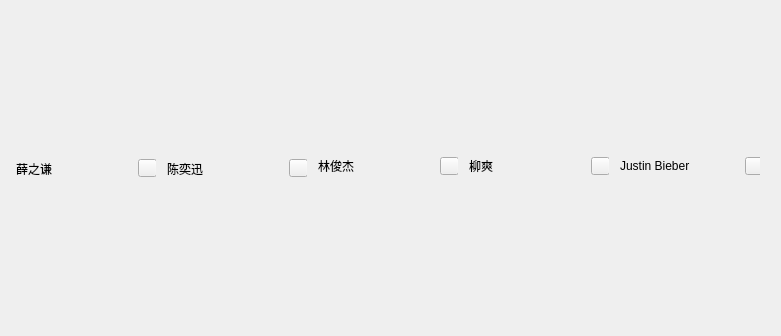
        <widget class="QWidget" name="gridLayoutWidget_2">
         <property name="geometry">
          <rect>
           <x>0</x>
           <y>160</y>
           <width>781</width>
           <height>316</height>
          </rect>
         </property>
         <layout class="QGridLayout" name="gridLayout_2">
          <property name="verticalSpacing">
           <number>2</number>
          </property>
          <item row="1" column="3">
           <widget class="QWidget" name="widgetSingerS4" native="true">
            <property name="minimumSize">
             <size>
              <width>0</width>
              <height>30</height>
             </size>
            </property>
            <property name="maximumSize">
             <size>
              <width>16777215</width>
              <height>30</height>
             </size>
            </property>
            <widget class="QWidget" name="layoutWidget_9">
             <property name="geometry">
              <rect>
               <x>0</x>
               <y>0</y>
               <width>141</width>
               <height>26</height>
              </rect>
             </property>
             <layout class="QHBoxLayout" name="horizontalLayout_24">
              <item>
               <widget class="QLabel" name="labSinger3">
                <property name="font">
                 <font>
                  <family>Microsoft YaHei UI</family>
                 </font>
                </property>
                <property name="text">
                 <string>柳爽</string>
                </property>
               </widget>
              </item>
              <item>
               <spacer name="horizontalSpacer_17">
                <property name="orientation">
                 <enum>Qt::Horizontal</enum>
                </property>
                <property name="sizeHint" stdset="0">
                 <size>
                  <width>68</width>
                  <height>20</height>
                 </size>
                </property>
               </spacer>
              </item>
              <item>
               <widget class="QPushButton" name="ptnSinger3">
                <property name="maximumSize">
                 <size>
                  <width>19</width>
                  <height>18</height>
                 </size>
                </property>
                <property name="text">
                 <string/>
                </property>
               </widget>
              </item>
             </layout>
            </widget>
           </widget>
          </item>
          <item row="1" column="4">
           <widget class="QWidget" name="widgetSingerS4_2" native="true">
            <property name="minimumSize">
             <size>
              <width>0</width>
              <height>30</height>
             </size>
            </property>
            <property name="maximumSize">
             <size>
              <width>16777215</width>
              <height>30</height>
             </size>
            </property>
            <widget class="QWidget" name="layoutWidget_10">
             <property name="geometry">
              <rect>
               <x>0</x>
               <y>0</y>
               <width>144</width>
               <height>26</height>
              </rect>
             </property>
             <layout class="QHBoxLayout" name="horizontalLayout_25">
              <item>
               <widget class="QLabel" name="labSinger4">
                <property name="font">
                 <font>
                  <family>Microsoft YaHei UI</family>
                 </font>
                </property>
                <property name="text">
                 <string>Justin Bieber</string>
                </property>
               </widget>
              </item>
              <item>
               <spacer name="horizontalSpacer_18">
                <property name="orientation">
                 <enum>Qt::Horizontal</enum>
                </property>
                <property name="sizeHint" stdset="0">
                 <size>
                  <width>68</width>
                  <height>20</height>
                 </size>
                </property>
               </spacer>
              </item>
              <item>
               <widget class="QPushButton" name="ptnSinger4">
                <property name="maximumSize">
                 <size>
                  <width>19</width>
                  <height>18</height>
                 </size>
                </property>
                <property name="text">
                 <string/>
                </property>
               </widget>
              </item>
             </layout>
            </widget>
           </widget>
          </item>
          <item row="1" column="2">
           <widget class="QWidget" name="widgetSingerS2" native="true">
            <property name="minimumSize">
             <size>
              <width>0</width>
              <height>30</height>
             </size>
            </property>
            <property name="maximumSize">
             <size>
              <width>16777215</width>
              <height>30</height>
             </size>
            </property>
            <widget class="QWidget" name="layoutWidget_11">
             <property name="geometry">
              <rect>
               <x>0</x>
               <y>0</y>
               <width>141</width>
               <height>26</height>
              </rect>
             </property>
             <layout class="QHBoxLayout" name="horizontalLayout_26">
              <item>
               <widget class="QLabel" name="labSinger2">
                <property name="font">
                 <font>
                  <family>Microsoft YaHei UI</family>
                 </font>
                </property>
                <property name="text">
                 <string>林俊杰</string>
                </property>
               </widget>
              </item>
              <item>
               <spacer name="horizontalSpacer_19">
                <property name="orientation">
                 <enum>Qt::Horizontal</enum>
                </property>
                <property name="sizeHint" stdset="0">
                 <size>
                  <width>68</width>
                  <height>20</height>
                 </size>
                </property>
               </spacer>
              </item>
              <item>
               <widget class="QPushButton" name="ptnSinger2">
                <property name="maximumSize">
                 <size>
                  <width>19</width>
                  <height>18</height>
                 </size>
                </property>
                <property name="text">
                 <string/>
                </property>
               </widget>
              </item>
             </layout>
            </widget>
           </widget>
          </item>
          <item row="0" column="4">
           <widget class="QWidget" name="widgetSinger4" native="true">
            <property name="minimumSize">
             <size>
              <width>140</width>
              <height>140</height>
             </size>
            </property>
            <property name="maximumSize">
             <size>
              <width>140</width>
              <height>140</height>
             </size>
            </property>
           </widget>
          </item>
          <item row="0" column="0">
           <widget class="QWidget" name="widgetSinger0" native="true">
            <property name="minimumSize">
             <size>
              <width>140</width>
              <height>140</height>
             </size>
            </property>
            <property name="maximumSize">
             <size>
              <width>140</width>
              <height>140</height>
             </size>
            </property>
           </widget>
          </item>
          <item row="0" column="1">
           <widget class="QWidget" name="widgetSinger1" native="true">
            <property name="minimumSize">
             <size>
              <width>140</width>
              <height>140</height>
             </size>
            </property>
            <property name="maximumSize">
             <size>
              <width>140</width>
              <height>140</height>
             </size>
            </property>
           </widget>
          </item>
          <item row="0" column="2">
           <widget class="QWidget" name="widgetSinger2" native="true">
            <property name="minimumSize">
             <size>
              <width>140</width>
              <height>140</height>
             </size>
            </property>
            <property name="maximumSize">
             <size>
              <width>140</width>
              <height>140</height>
             </size>
            </property>
           </widget>
          </item>
          <item row="0" column="3">
           <widget class="QWidget" name="widgetSinger3" native="true">
            <property name="minimumSize">
             <size>
              <width>140</width>
              <height>140</height>
             </size>
            </property>
            <property name="maximumSize">
             <size>
              <width>140</width>
              <height>140</height>
             </size>
            </property>
           </widget>
          </item>
          <item row="1" column="1">
           <widget class="QWidget" name="widgetSingerS1" native="true">
            <property name="minimumSize">
             <size>
              <width>0</width>
              <height>30</height>
             </size>
            </property>
            <property name="maximumSize">
             <size>
              <width>16777215</width>
              <height>30</height>
             </size>
            </property>
            <widget class="QWidget" name="layoutWidget_12">
             <property name="geometry">
              <rect>
               <x>0</x>
               <y>0</y>
               <width>141</width>
               <height>31</height>
              </rect>
             </property>
             <layout class="QHBoxLayout" name="horizontalLayout_27">
              <item>
               <widget class="QLabel" name="labSinger1">
                <property name="font">
                 <font>
                  <family>Microsoft YaHei UI</family>
                 </font>
                </property>
                <property name="text">
                 <string>陈奕迅</string>
                </property>
               </widget>
              </item>
              <item>
               <spacer name="horizontalSpacer_20">
                <property name="orientation">
                 <enum>Qt::Horizontal</enum>
                </property>
                <property name="sizeHint" stdset="0">
                 <size>
                  <width>68</width>
                  <height>20</height>
                 </size>
                </property>
               </spacer>
              </item>
              <item>
               <widget class="QPushButton" name="ptnSinger1">
                <property name="maximumSize">
                 <size>
                  <width>19</width>
                  <height>18</height>
                 </size>
                </property>
                <property name="text">
                 <string/>
                </property>
               </widget>
              </item>
             </layout>
            </widget>
           </widget>
          </item>
          <item row="1" column="0">
           <widget class="QWidget" name="widgetSingerS0" native="true">
            <property name="minimumSize">
             <size>
              <width>0</width>
              <height>30</height>
             </size>
            </property>
            <property name="maximumSize">
             <size>
              <width>16777215</width>
              <height>30</height>
             </size>
            </property>
            <widget class="QWidget" name="layoutWidget_13">
             <property name="geometry">
              <rect>
               <x>0</x>
               <y>0</y>
               <width>141</width>
               <height>31</height>
              </rect>
             </property>
             <layout class="QHBoxLayout" name="horizontalLayout_28">
              <item>
               <widget class="QLabel" name="labSinger0">
                <property name="font">
                 <font>
                  <family>Microsoft YaHei UI</family>
                 </font>
                </property>
                <property name="text">
                 <string>薛之谦</string>
                </property>
               </widget>
              </item>
              <item>
               <spacer name="horizontalSpacer_21">
                <property name="orientation">
                 <enum>Qt::Horizontal</enum>
                </property>
                <property name="sizeHint" stdset="0">
                 <size>
                  <width>68</width>
                  <height>20</height>
                 </size>
                </property>
               </spacer>
              </item>
              <item>
               <widget class="QPushButton" name="ptnSinger0">
                <property name="maximumSize">
                 <size>
                  <width>19</width>
                  <height>18</height>
                 </size>
                </property>
                <property name="text">
                 <string/>
                </property>
               </widget>
              </item>
             </layout>
            </widget>
           </widget>
          </item>
          <item row="2" column="0">
           <widget class="QWidget" name="widgetSinger5" native="true">
            <property name="minimumSize">
             <size>
              <width>140</width>
              <height>140</height>
             </size>
            </property>
            <property name="maximumSize">
             <size>
              <width>140</width>
              <height>140</height>
             </size>
            </property>
           </widget>
          </item>
          <item row="2" column="1">
           <widget class="QWidget" name="widgetSinger6" native="true">
            <property name="minimumSize">
             <size>
              <width>140</width>
              <height>140</height>
             </size>
            </property>
            <property name="maximumSize">
             <size>
              <width>140</width>
              <height>140</height>
             </size>
            </property>
           </widget>
          </item>
          <item row="2" column="2">
           <widget class="QWidget" name="widgetSinger7" native="true">
            <property name="minimumSize">
             <size>
              <width>140</width>
              <height>140</height>
             </size>
            </property>
            <property name="maximumSize">
             <size>
              <width>140</width>
              <height>140</height>
             </size>
            </property>
           </widget>
          </item>
          <item row="2" column="3">
           <widget class="QWidget" name="widgetSinger8" native="true">
            <property name="minimumSize">
             <size>
              <width>140</width>
              <height>140</height>
             </size>
            </property>
            <property name="maximumSize">
             <size>
              <width>140</width>
              <height>140</height>
             </size>
            </property>
           </widget>
          </item>
          <item row="2" column="4">
           <widget class="QWidget" name="widgetSinger9" native="true">
            <property name="minimumSize">
             <size>
              <width>140</width>
              <height>140</height>
             </size>
            </property>
            <property name="maximumSize">
             <size>
              <width>140</width>
              <height>140</height>
             </size>
            </property>
           </widget>
          </item>
         </layout>
        </widget>
